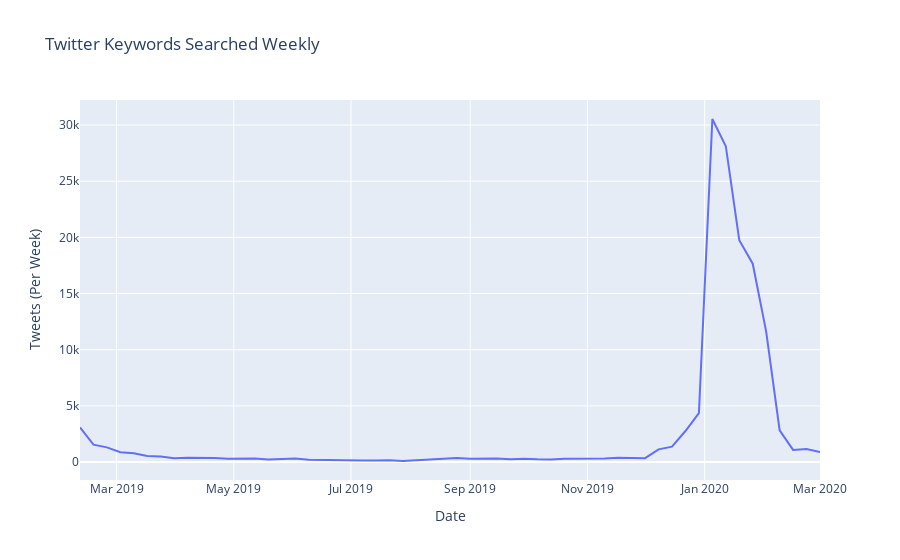

The code cell stored with this chart in its notebook:
### Code cell
hover_template = '<b>Date</b>: %{x}<br>' + '<b>Tweets</b>: %{y}'
twitter_data = go.Scatter(x=lines_data[12].index, y=lines_data[12].values, name="Veganuary", hovertemplate=hover_template)
fig = go.Figure(data=[twitter_data], layout=layout)
fig.show()
